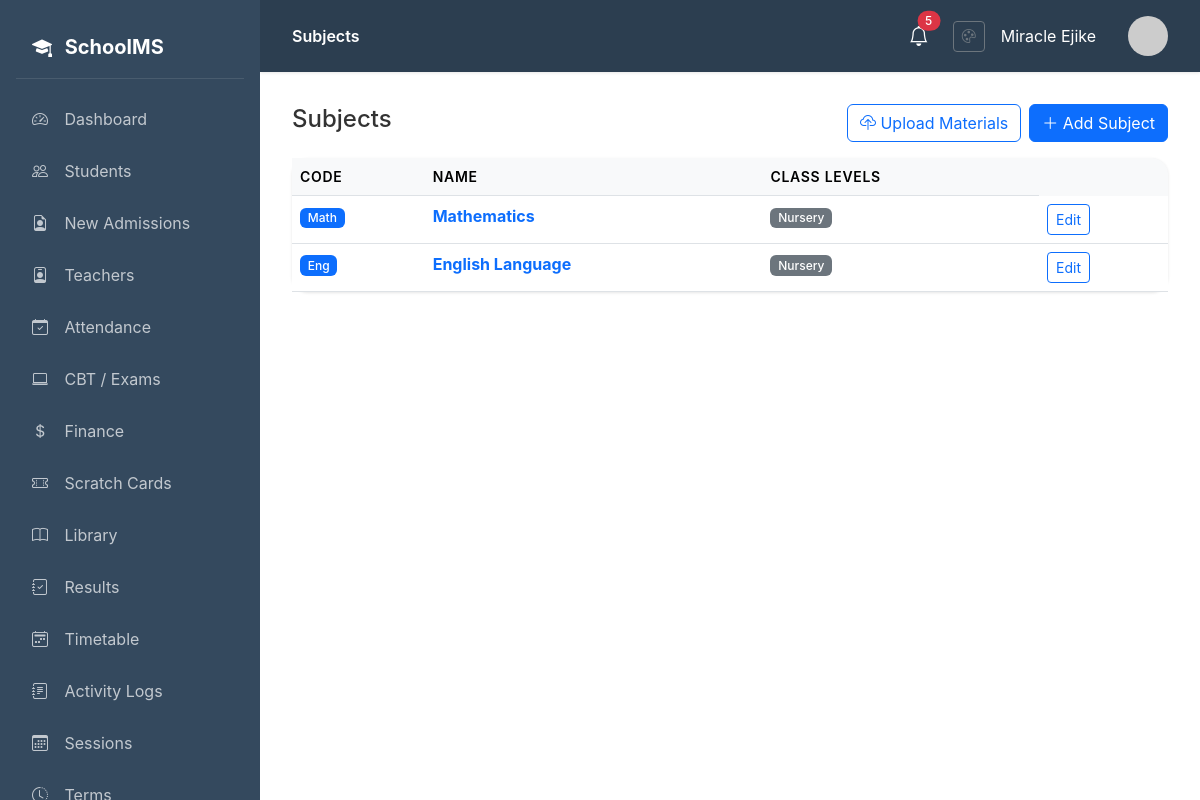
/dashboard/subjects/ (signed in), run on the app's committed database.
### core/models.py (models this page shows, shortened)
class Subject(models.Model):
    name = models.CharField(max_length=100)
    code = models.CharField(max_length=10, unique=True)
    class_levels = models.ManyToManyField(ClassLevel, related_name='subjects')
    description = models.TextField(blank=True)
    icon = models.CharField(max_length=50, blank=True, help_text="Bootstrap icon class")

class ClassLevel(models.Model):
    name = models.CharField(max_length=50)
    order = models.IntegerField(default=0)
    class Meta:
        ordering = ['order']

### core/views.py (the view)
# urls.py: path('subjects/', views.subject_list, name='subject_list'),
@login_required
def subject_list(request):
    subjects = Subject.objects.all()
    return render(request, 'core/subject_list.html', {'subjects': subjects})

### core/context_processors.py (called while the page is built)
def vapid_public_key(request):
    return {
        'vapid_public_key': getattr(settings, 'VAPID_PUBLIC_KEY', ''),
    }

### templates/core/subject_list.html (shortened to what this page needs)
{% extends 'base.html' %}
{% block page_title %}Subjects{% endblock %}
{% block content %}
<div class="d-flex justify-content-between align-items-center mb-3">
    <h4>Subjects</h4>
    <div class="d-flex gap-2">
        {% if user.profile.role == 'admin' or user.profile.role == 'teacher' %}
        <a href="{% url 'core:subject_upload' %}" class="btn btn-outline-primary">
            <i class="bi bi-cloud-upload"></i> Upload Materials
        </a>
        {% endif %}
        {% if user.profile.role == 'admin' %}
        <a href="{% url 'core:subject_add' %}" class="btn btn-primary">
            <i class="bi bi-plus-lg"></i> Add Subject
        </a>
        {% endif %}
    </div>
</div>
<div class="card">
    <div class="card-body p-0">
        <table class="table mb-0">
            <thead>
                <tr>
                    <th>Code</th>
                    <th>Name</th>
                    <th>Class Levels</th>
                </tr>
            </thead>
            <tbody>
                {% for subject in subjects %}
                <tr>
                    <td><span class="badge bg-primary">{{ subject.code }}</span></td>
                    <td><a href="{% url 'core:subject_detail' subject.pk %}" class="fw-bold text-decoration-none">{{ subject.name }}</a></td>
                    <td>
                        {% for level in subject.class_levels.all %}
                        <span class="badge bg-secondary me-1">{{ level.name }}</span>
                        {% empty %}-{% endfor %}
                    </td>
                    <td>
                        <a href="{% url 'core:subject_edit' subject.pk %}" class="btn btn-sm btn-outline-primary">Edit</a>
                    </td>
                </tr>
                {% empty %}
                <tr><td colspan="3" class="text-center text-muted py-4">No subjects defined. Add them via the admin panel.</td></tr>
                {% endfor %}
            </tbody>
        </table>
    </div>
</div>
{% endblock %}

### templates/base.html (shortened to what this page needs)
{% load static %}
<!DOCTYPE html>
<html lang="en">
<head>
    <link href="https://cdn.jsdelivr.net/npm/bootstrap@5.3.2/dist/css/bootstrap.min.css" rel="stylesheet">
    <link href="https://cdn.jsdelivr.net/npm/bootstrap-icons@1.11.1/font/bootstrap-icons.css" rel="stylesheet">
    <link rel="stylesheet" href="{% static 'css/theme.css' %}">
</head>
<body>
    <nav class="sidebar">
        <div class="brand">
            <i class="bi bi-mortarboard-fill me-2"></i>
            SchoolMS
        </div>
        <ul class="nav flex-column">
            <li class="nav-item">
                <a class="nav-link {% if request.resolver_match.url_name == 'dashboard' %}active{% endif %}" href="{% url 'core:dashboard' %}">
                    <i class="bi bi-speedometer2"></i> Dashboard
                </a>
            </li>
            {% if user.profile.role == 'admin' or user.profile.role == 'teacher' %}
            <li class="nav-item">
                <a class="nav-link {% if 'students' in request.path %}active{% endif %}" href="{% url 'students:student_list' %}">
                    <i class="bi bi-people"></i> Students
                </a>
            </li>
            {% endif %}
            {% if user.profile.role == 'admin' %}
            <li class="nav-item">
                <a class="nav-link {% if 'admissions' in request.path %}active{% endif %}" href="{% url 'homepage:admission_list' %}">
                    <i class="bi bi-file-earmark-person"></i> New Admissions
                </a>
            </li>
            <li class="nav-item">
                <a class="nav-link {% if 'teachers' in request.path %}active{% endif %}" href="{% url 'teachers:teacher_list' %}">
                    <i class="bi bi-person-badge"></i> Teachers
                </a>
            </li>
            {% endif %}
            {% if user.profile.role == 'admin' or user.profile.role == 'teacher' or user.profile.role == 'student' %}
            <li class="nav-item">
                <a class="nav-link {% if 'attendance' in request.path %}active{% endif %}" href="{% url 'attendance:dashboard' %}">
                    <i class="bi bi-calendar-check"></i> Attendance
                </a>
            </li>
            {% endif %}
            <li class="nav-item">
                <a class="nav-link {% if 'cbt' in request.path %}active{% endif %}" href="{% url 'cbt:dashboard' %}">
                    <i class="bi bi-laptop"></i> CBT / Exams
                </a>
            </li>
            {% if user.profile.role == 'admin' or user.profile.role == 'accountant' or user.profile.role == 'student' %}
            <li class="nav-item">
                <a class="nav-link {% if 'finance' in request.path %}active{% endif %}" href="{% url 'finance:dashboard' %}">
                    <i class="bi bi-currency-dollar"></i> Finance
                </a>
            </li>
            <li class="nav-item">
                <a class="nav-link {% if 'scratchcard' in request.path %}active{% endif %}" href="{% url 'scratchcard:dashboard' %}">
                    <i class="bi bi-ticket-perforated"></i> Scratch Cards
                </a>
            </li>
            {% endif %}
            {% if user.profile.role == 'admin' or user.profile.role == 'librarian' or user.profile.role == 'teacher' or user.profile.role == 'student' %}
            <li class="nav-item">
                <a class="nav-link {% if 'library' in request.path %}active{% endif %}" href="{% url 'library:dashboard' %}">
                    <i class="bi bi-book"></i> Library
                </a>
            </li>
            {% endif %}
            <li class="nav-item">
                <a class="nav-link {% if 'results' in request.path %}active{% endif %}" href="{% url 'students:results_dashboard' %}">
                    <i class="bi bi-journal-check"></i> Results
                </a>
            </li>
            {% if user.profile.role == 'admin' or user.profile.role == 'teacher' %}
            <li class="nav-item">
                <a class="nav-link {% if 'timetable' in request.path %}active{% endif %}" href="{% url 'timetable:list' %}">
                    <i class="bi bi-calendar2-week"></i> Timetable
                </a>
            </li>
            {% endif %}
            {% if user.profile.role == 'admin' %}
            <li class="nav-item">
                <a class="nav-link {% if 'audit-logs' in request.path %}active{% endif %}" href="{% url 'core:audit_logs' %}">
                    <i class="bi bi-journal-text"></i> Activity Logs
                </a>
            </li>
            <li class="nav-item">
                <a class="nav-link {% if 'sessions' in request.path %}active{% endif %}" href="{% url 'core:session_list' %}">
                    <i class="bi bi-calendar3"></i> Sessions
                </a>
            </li>
            <li class="nav-item">
                <a class="nav-link {% if 'terms' in request.path %}active{% endif %}" href="{% url 'core:term_list' %}">
                    <i class="bi bi-clock-history"></i> Terms
                </a>
            </li>
            {% endif %}
        </ul>
    </nav>
    <main class="main-content">
        <div class="top-bar">
            <div>
                <span class="fw-semibold">{% block page_title %}Dashboard{% endblock %}</span>
            </div>
            <div class="d-flex align-items-center gap-3">
                <div class="dropdown me-2">
                    <button class="btn btn-link text-white position-relative p-0 border-0" type="button" id="notificationBell" data-bs-toggle="dropdown" aria-expanded="false">
                        <i class="bi bi-bell fs-5"></i>
                        <span id="notification-badge" class="position-absolute top-0 start-100 translate-middle badge rounded-pill bg-danger d-none">
                        </span>
                    </button>
                </div>
                <a href="{% url 'accounts:theme_settings' %}" class="btn btn-sm btn-outline-secondary" title="Theme Settings">
                    <i class="bi bi-palette"></i>
                </a>
                <span class="me-3">{{ user.get_full_name|default:user.username }}</span>
                <img src="https://ui-avatars.com/api/?name={{ user.username }}&background=4f46e5&color=fff" class="avatar" alt="Avatar">
            </div>
        </div>
        {% block content %}{% endblock %}
    </main>
</body>
</html>

### static/css/theme.css (style rules this page uses)
:root { --primary-color: #0d6efd; --secondary-color: #6c757d; --accent-color: #198754; --navbar-color: #2c3e50; --sidebar-color: #34495e; --background-color: #ffffff; --text-color: #333333; --light-bg: #f8f9fa; --border-color: #dee2e6; }
body { background-color: var(--background-color); color: var(--text-color); transition: background-color 0.3s ease, color 0.3s ease; }
.sidebar { background-color: var(--sidebar-color) !important; transition: background-color 0.3s ease; }
.top-bar { background-color: var(--navbar-color) !important; color: white; transition: background-color 0.3s ease; }
.card { background-color: var(--light-bg); color: var(--text-color); border-color: var(--border-color) !important; transition: background-color 0.3s ease, color 0.3s ease; }
.btn-primary { background-color: var(--primary-color) !important; border-color: var(--primary-color) !important; }
.main-content { background-color: var(--background-color); transition: background-color 0.3s ease; }
.table { color: var(--text-color); }
.table thead th { border-bottom-color: var(--border-color); background-color: var(--light-bg); }
.table tbody td { border-bottom-color: var(--border-color); }
.sidebar .nav-link { color: rgba(255, 255, 255, 0.7); }

### templates/base.html (style rules this page uses)
body { font-family: 'Inter', -apple-system, BlinkMacSystemFont, 'Segoe UI', Roboto, sans-serif; background-color: var(--background-color); overflow-x: hidden; }
.reveal-hidden { opacity: 0; transform: translateY(20px); transition: all 0.6s cubic-bezier(0.4, 0, 0.2, 1); }
.reveal-visible { opacity: 1; transform: translateY(0); }
.btn { transition: all 0.2s ease; }
.sidebar { position: fixed; top: 0; left: 0; height: 100vh; width: var(--sidebar-width); background-color: var(--sidebar-color); padding: 1rem; overflow-y: auto; z-index: 1000; }
.sidebar .brand { color: #fff; font-size: 1.25rem; font-weight: 700; padding: 1rem; margin-bottom: 1rem; border-bottom: 1px solid rgba(255,255,255,0.1); }
.sidebar .nav-link { color: rgba(255,255,255,0.7); padding: 0.75rem 1rem; border-radius: 0.5rem; margin-bottom: 0.25rem; transition: all 0.2s; }
.sidebar .nav-link i { width: 24px; margin-right: 0.75rem; }
.main-content { margin-left: var(--sidebar-width); padding: 2rem; min-height: 100vh; background-color: transparent; color: var(--text-color); position: relative; }
.top-bar { background-color: var(--navbar-color); color: white; padding: 1rem 2rem; margin: -2rem -2rem 2rem -2rem; box-shadow: 0 1px 3px rgba(0,0,0,0.1); display: flex; justify-content: space-between; align-items: center; }
.card { border: none; border-radius: 1rem; box-shadow: 0 1px 3px rgba(0,0,0,0.1); }
.btn-primary { background: var(--primary-color); border-color: var(--primary-color); }
.table th { background: #f8fafc; font-weight: 600; font-size: 0.875rem; text-transform: uppercase; letter-spacing: 0.05em; }
.badge { font-weight: 500; }
.avatar { width: 40px; height: 40px; border-radius: 50%; object-fit: cover; }

### data on the page
Subject: code "Math", name "Mathematics"
ClassLevel: name "Nursery"
Subject: code "Eng", name "English Language"

### other printed values
{{ user.get_full_name|default:user.username }} "Miracle Ejike"
